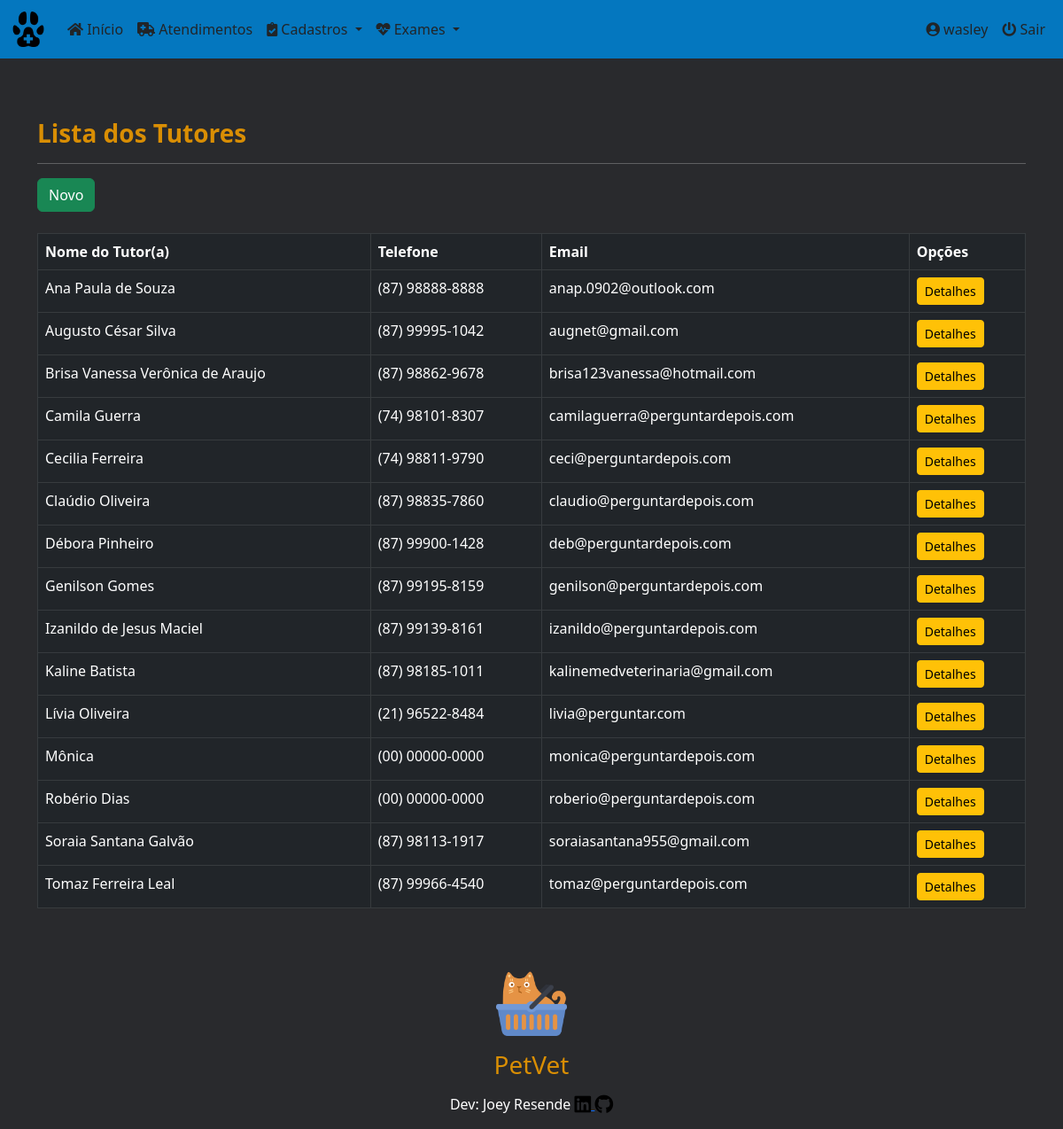
Screenshot of /petvet/tutors/ (signed in) with the database file from the repository.
### core/models.py (models this page shows, shortened)
class Tutor(models.Model):
    tutor_name = models.CharField(
        max_length=50, verbose_name='Nome do Tutor')
    cpf = models.CharField(max_length=14, null=True,
                           verbose_name='CPF')
    phone = models.CharField(max_length=15, null=True,
                             verbose_name='Telefone')
    email = models.EmailField(max_length=254, verbose_name='Email')
    cep = models.CharField(max_length=9, verbose_name='Cep')
    street = models.CharField(max_length=40, verbose_name='Rua')
    number = models.IntegerField(verbose_name='Numero')
    district = models.CharField(max_length=40, verbose_name='Bairro')
    city = models.CharField(
        max_length=40, default='Petrolina', verbose_name='Cidade')
    state = models.CharField(
        max_length=40, default='Pernambuco', verbose_name='Estado')
    class Meta:
        ordering = ['tutor_name']

### core/views.py (the view)
# urls.py: path('tutors/', TutorList.as_view(), name='tutors'),
class TutorList(LoginRequiredMixin, ListView):
    login_url = reverse_lazy('login')
    model = Tutor
    template_name = 'core/tutor_list.html'

### core/templates/core/tutor_list.html (shortened to what this page needs)
{% extends 'core/base_model.html' %}
{% load static %}
{% block content %}
<h3><strong>Lista dos Tutores</strong></h3>
<hr>
<a href="{% url 'tutor_new' %}" class="btn btn-success btn">Novo</a><br><br>
<div class="table-responsive">
  <table class="table table-bordered table-hover table-dark" id="tutor_table">
    <thead class="thead-dark">
      <tr>
        <th>Nome do Tutor(a)</th>
        <th>Telefone</th>
        <th>Email</th>
        <th>Opções</th>
      </tr>
    </thead>
    <tbody>
      {% for each in object_list %}
      <tr>
        <td>{{ each.tutor_name }}</td>
        <td>{{ each.phone }}</td>
        <td>{{ each.email }}</td>
        <td>
          <a href="{% url 'tutor_detail' each.pk %}" class="btn btn-warning btn-sm">Detalhes</a>
        </td>
      </tr>
      {% empty %}
      <tr>
        <td colspan="4">Nenhum Tutor cadastrado.</td>
      </tr>
      {% endfor %}
    </tbody>
  </table>
</div>
{% endblock %}

### core/templates/core/base_model.html (shortened to what this page needs)
{% load static %}
<!DOCTYPE html>
<html lang="pt-br" class="h-100">
<head>
  <link rel="stylesheet" href="{% static 'css/bootstrap.min.css/' %}" />
  <link rel="stylesheet" href="https://cdnjs.cloudflare.com/ajax/libs/font-awesome/5.11.2/css/all.css">
  <link rel="stylesheet" href="{% static 'css/styles.css/' %}" />
  <link rel="stylesheet" type="text/css" href="https://cdn.datatables.net/v/bs5/dt-1.11.5/datatables.min.css" />
</head>
<body class="d-flex flex-column h-100">
  <main class="flex-shrink-0  ">
    {% block menu %}
    <nav class="navbar navbar-expand-lg sticky-top">
      <div class="container-fluid">
        <a class="navbar-brand" href="{% url 'index' %}">
          <img src="{% static 'img/favicon.ico/' %}" height="40" alt="" />
        </a>
        <div class="collapse navbar-collapse" id="navbarsExample06">
          <ul class="navbar-nav me-auto mb-2 mb-xl-0">
            <li class="nav-item">
              <a class="nav-link text-dark" href="{% url 'index' %}">
                <i class="fa fa-home" aria-hidden="true"></i>
                Início
              </a>
            </li>
            <li class="nav-item">
              <a class="nav-link text-dark" href="{% url 'medical_cares' %}">
                <i class="fas fa-ambulance" aria-hidden="true"></i>
                Atendimentos
              </a>
            </li>
            <li class="nav-item dropdown">
              <a class="nav-link text-dark dropdown-toggle" href="#" data-bs-toggle="dropdown" aria-expanded="false">
                <i class="fas fa-clipboard-check" aria-hidden="true"></i>
                Cadastros
              </a>
            </li>
            <li class="nav-item dropdown">
              <a class="nav-link text-dark dropdown-toggle" href="#" data-bs-toggle="dropdown" aria-expanded="false">
                <i class="fas fa-heartbeat" aria-hidden="true"></i>
                Exames
              </a>
            </li>
          </ul>
          <div class="collapse navbar-collapse d-lg-flex justify-content-end">
            <ul class="navbar-nav bd-navbar-nav flex=row">
              {% if request.user.is_authenticated %}
              <li class="nav-item">
                  <a class="nav-link text-dark" href="{% url 'meus_dados' %}">
                    <i class="fas fa-user-circle" aria-hidden="true"></i>
                    <span id="username">{{ request.user }}</span>
                  </a>
              </li>
              <li class="nav-item">
                <a class="nav-link text-dark" href="{% url 'logout' %}">
                  <i class="fas fa-power-off" aria-hidden="true"></i>
                  Sair
                </a>
              </li>
              {% endif %}
            </ul>
          </div>
         </div>
      </div>
    </nav>
    {% endblock %}
    <div class="container py-5">
      {% block content %}
      {% endblock %}
    </div>
  </main>
{% block footer %}
<footer class="blog-footer">
  <p>
    <a href="#"><img src="{% static 'img/cat_yellow.png/' %}" width="80" height="80" alt=""></a>
    <h3>PetVet</h3>
  </p>
  <p>Dev: Joey Resende
    <a href="https://www.linkedin.com/in/givanildo-resende/" target="_blank">
      <i class="fab fa-linkedin fa-lg text-black" aria-hidden="true"></i>
    </a>
    <a href="https://github.com/Joey-Resende" target="_blank">
      <i class="fab fa-github fa-lg text-black" aria-hidden="true"></i>
    </a>
  </p>
</footer>
{% endblock %}
</body>
</html>

### static/css/styles.css (style rules this page uses)
:root { --preto: #000000; --branco-1: #ffffff; --branco-2: #E0E2DD; --azul-1: #0477BF; --azul-2: #0388A6; --azul-3: #003570; --amarelo-1: #F2CB05; --amarelo-2: #D98E04; --preto-bg: #292A2D; }
body { background-color: var(--preto-bg); color: var(--preto); padding-bottom: 20px; }
h3 { color: var(--amarelo-2); }
div { color: var(--branco-1); }
.navbar { background-color: var(--azul-1); color: var(--amarelo-2); margin-bottom: 20px; }
p { color: var(--branco-1); }
.blog-footer { margin-bottom: 0; padding: 0; text-align: center; }

### rows the page displays
Tutor: tutor_name "Ana Paula de Souza", phone "(87) 98888-8888", email "anap.0902@outlook.com"
Tutor: tutor_name "Augusto César Silva", phone "(87) 99995-1042", email "augnet@gmail.com"
Tutor: tutor_name "Brisa Vanessa Verônica de Araujo", phone "(87) 98862-9678", email "brisa123vanessa@hotmail.com"
Tutor: tutor_name "Camila Guerra", phone "(74) 98101-8307", email "camilaguerra@perguntardepois.com"
Tutor: tutor_name "Cecilia Ferreira", phone "(74) 98811-9790", email "ceci@perguntardepois.com"
Tutor: tutor_name "Claúdio Oliveira", phone "(87) 98835-7860", email "claudio@perguntardepois.com"
Tutor: tutor_name "Débora Pinheiro", phone "(87) 99900-1428", email "deb@perguntardepois.com"
Tutor: tutor_name "Genilson Gomes", phone "(87) 99195-8159", email "genilson@perguntardepois.com"
Tutor: tutor_name "Izanildo de Jesus Maciel", phone "(87) 99139-8161", email "izanildo@perguntardepois.com"
Tutor: tutor_name "Kaline Batista", phone "(87) 98185-1011", email "kalinemedveterinaria@gmail.com"
Tutor: tutor_name "Lívia Oliveira", phone "(21) 96522-8484", email "livia@perguntar.com"
Tutor: tutor_name "Mônica", phone "(00) 00000-0000", email "monica@perguntardepois.com"
Tutor: tutor_name "Robério Dias", phone "(00) 00000-0000", email "roberio@perguntardepois.com"
Tutor: tutor_name "Soraia Santana Galvão", phone "(87) 98113-1917", email "soraiasantana955@gmail.com"
Tutor: tutor_name "Tomaz Ferreira Leal", phone "(87) 99966-4540", email "tomaz@perguntardepois.com"

### other values shown
{{ request.user }} "wasley"
